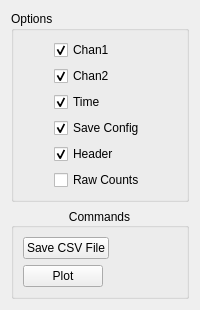
      <widget class="QWidget" name="wfmtab">
       <property name="sizePolicy">
        <sizepolicy hsizetype="Preferred" vsizetype="Preferred">
         <horstretch>0</horstretch>
         <verstretch>0</verstretch>
        </sizepolicy>
       </property>
       <attribute name="title">
        <string>Waveform</string>
       </attribute>
       <layout class="QVBoxLayout" name="verticalLayout_10">
        <item>
         <widget class="QGroupBox" name="groupBox_10">
          <property name="title">
           <string>Options</string>
          </property>
          <property name="alignment">
           <set>Qt::AlignLeading|Qt::AlignLeft|Qt::AlignTop</set>
          </property>
          <layout class="QHBoxLayout" name="horizontalLayout_8">
           <item>
            <layout class="QGridLayout" name="gridLayout_4">
             <item row="3" column="0">
              <widget class="QCheckBox" name="wavesavecfg">
               <property name="sizePolicy">
                <sizepolicy hsizetype="Fixed" vsizetype="Fixed">
                 <horstretch>0</horstretch>
                 <verstretch>0</verstretch>
                </sizepolicy>
               </property>
               <property name="focusPolicy">
                <enum>Qt::TabFocus</enum>
               </property>
               <property name="text">
                <string>Save Config</string>
               </property>
               <property name="checked">
                <bool>true</bool>
               </property>
              </widget>
             </item>
             <item row="0" column="0">
              <widget class="QCheckBox" name="wavec1">
               <property name="sizePolicy">
                <sizepolicy hsizetype="Fixed" vsizetype="Fixed">
                 <horstretch>0</horstretch>
                 <verstretch>0</verstretch>
                </sizepolicy>
               </property>
               <property name="focusPolicy">
                <enum>Qt::TabFocus</enum>
               </property>
               <property name="text">
                <string>Chan1</string>
               </property>
               <property name="checked">
                <bool>true</bool>
               </property>
              </widget>
             </item>
             <item row="4" column="0">
              <widget class="QCheckBox" name="wavehead">
               <property name="sizePolicy">
                <sizepolicy hsizetype="Fixed" vsizetype="Fixed">
                 <horstretch>0</horstretch>
                 <verstretch>0</verstretch>
                </sizepolicy>
               </property>
               <property name="focusPolicy">
                <enum>Qt::TabFocus</enum>
               </property>
               <property name="text">
                <string>Header</string>
               </property>
               <property name="checked">
                <bool>true</bool>
               </property>
              </widget>
             </item>
             <item row="2" column="0">
              <widget class="QCheckBox" name="wavetimeopt">
               <property name="sizePolicy">
                <sizepolicy hsizetype="Fixed" vsizetype="Fixed">
                 <horstretch>0</horstretch>
                 <verstretch>0</verstretch>
                </sizepolicy>
               </property>
               <property name="focusPolicy">
                <enum>Qt::TabFocus</enum>
               </property>
               <property name="text">
                <string>Time</string>
               </property>
               <property name="checked">
                <bool>true</bool>
               </property>
              </widget>
             </item>
             <item row="1" column="0">
              <widget class="QCheckBox" name="wavec2">
               <property name="sizePolicy">
                <sizepolicy hsizetype="Fixed" vsizetype="Fixed">
                 <horstretch>0</horstretch>
                 <verstretch>0</verstretch>
                </sizepolicy>
               </property>
               <property name="focusPolicy">
                <enum>Qt::TabFocus</enum>
               </property>
               <property name="text">
                <string>Chan2</string>
               </property>
               <property name="checked">
                <bool>true</bool>
               </property>
              </widget>
             </item>
             <item row="5" column="0">
              <widget class="QCheckBox" name="waveraw">
               <property name="sizePolicy">
                <sizepolicy hsizetype="Fixed" vsizetype="Fixed">
                 <horstretch>0</horstretch>
                 <verstretch>0</verstretch>
                </sizepolicy>
               </property>
               <property name="focusPolicy">
                <enum>Qt::TabFocus</enum>
               </property>
               <property name="text">
                <string>Raw Counts</string>
               </property>
              </widget>
             </item>
            </layout>
           </item>
          </layout>
         </widget>
        </item>
        <item>
         <widget class="QGroupBox" name="groupBox_9">
          <property name="title">
           <string>Commands</string>
          </property>
          <property name="alignment">
           <set>Qt::AlignCenter</set>
          </property>
          <layout class="QVBoxLayout" name="verticalLayout_12">
           <item>
            <widget class="QPushButton" name="wavecsv">
             <property name="sizePolicy">
              <sizepolicy hsizetype="Fixed" vsizetype="Fixed">
               <horstretch>0</horstretch>
               <verstretch>0</verstretch>
              </sizepolicy>
             </property>
             <property name="text">
              <string>Save CSV File</string>
             </property>
            </widget>
           </item>
           <item>
            <widget class="QPushButton" name="wavplot">
             <property name="sizePolicy">
              <sizepolicy hsizetype="Fixed" vsizetype="Fixed">
               <horstretch>0</horstretch>
               <verstretch>0</verstretch>
              </sizepolicy>
             </property>
             <property name="text">
              <string>Plot</string>
             </property>
            </widget>
           </item>
          </layout>
         </widget>
        </item>
       </layout>
      </widget>
